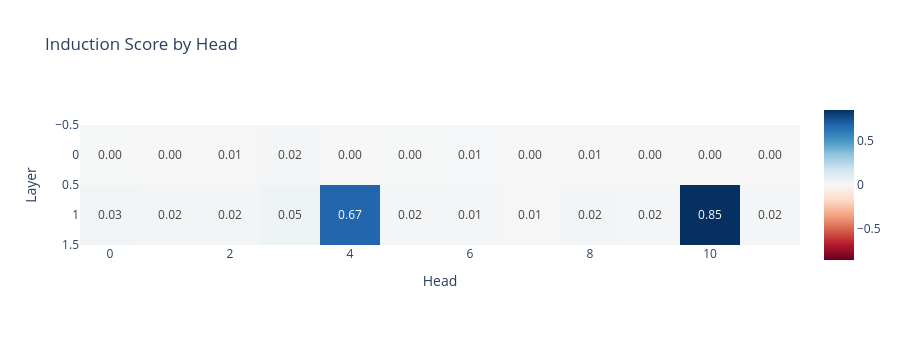

The code cell stored with this chart in its notebook:
### Markdown cell above
### Exercise - calculate induction scores with hooks

> ```yaml
> Difficulty: 🔴🔴🔴⚪⚪
> Importance: 🔵🔵🔵🔵⚪
> 
> You shouldn't spend more than 15-20 minutes on this exercise.
> This is our first exercise with hooks, which are an absolutely vital TransformerLens tool. Use the hints if you're stuck.
> ```

To start with, we'll look at how hooks can be used to get the same results as from the previous section (where we ran our induction head detector functions on the values in the cache).

Most of the code has already been provided for you below; the only thing you need to do is **implement the `induction_score_hook` function**. As mentioned, this function takes two arguments: the activation value (which in this case will be our attention pattern) and the hook object (which gives us some useful methods and attributes that we can access in the function, e.g. `hook.layer()` to return the layer, or `hook.name` to return the name, which is the same as the name in the cache).

Your function should do the following:

* Calculate the induction score for the attention pattern `pattern`, using the same methodology as you used in the previous section when you wrote your induction head detectors.
    * Note that this time, the batch dimension is greater than 1, so you should compute the average attention score over the batch dimension.
    * Also note that you are computing the induction score for all heads at once, rather than one at a time. You might find the arguments `dim1` and `dim2` of the `torch.diagonal` function useful.
* Write this score to the tensor `induction_score_store`, which is a global variable that we've provided for you. The `[i, j]`th element of this tensor should be the induction score for the `j`th head in the `i`th layer.

### Code cell
seq_len = 50
batch_size = 10
rep_tokens_10 = generate_repeated_tokens(model, seq_len, batch_size)

# We make a tensor to store the induction score for each head.
# We put it on the model's device to avoid needing to move things between the GPU and CPU,
# which can be slow.
induction_score_store = t.zeros((model.cfg.n_layers, model.cfg.n_heads), device=model.cfg.device)


def induction_score_hook(pattern: Float[Tensor, "batch head_index dest_pos source_pos"], hook: HookPoint):
    """
    Calculates the induction score, and stores it in the [layer, head] position of the
    `induction_score_store` tensor.
    """
    diag = pattern.diagonal(offset=-(seq_len-1), dim1=-2, dim2=-1)
    score = einops.reduce(diag, "batch n_heads position -> n_heads", "mean")
    induction_score_store[hook.layer(), :] = score


# We make a boolean filter on activation names, that's true only on attention pattern names
pattern_hook_names_filter = lambda name: name.endswith("pattern")

# Run with hooks (this is where we write to the `induction_score_store` tensor`)
model.run_with_hooks(
    rep_tokens_10,
    return_type=None,  # For efficiency, we don't need to calculate the logits
    fwd_hooks=[(pattern_hook_names_filter, induction_score_hook)],
)

# Plot the induction scores for each head in each layer
imshow(
    induction_score_store,
    labels={"x": "Head", "y": "Layer"},
    title="Induction Score by Head",
    text_auto=".2f",
    width=900,
    height=350,
)

### Figure 1 — Plotly figure (JSON) as saved in the notebook; plotly's stock layout.template omitted (floating-point values rounded to 4 significant figures)
{"data": [{"coloraxis": "coloraxis", "hovertemplate": "Head: %{x}<br>Layer: %{y}<br>color: %{z}<extra></extra>", "name": "0", "texttemplate": "%{z:.2f}", "type": "heatmap", "xaxis": "x", "yaxis": "y", "z": [[0.002646, 0.0006964, 0.005492, 0.01688, 0.0005503, 0.004066, 0.01203, 3.067e-09, 0.005103, 0.0001918, 0.0005646, 0.0003934], [0.0285, 0.02073, 0.02054, 0.04525, 0.6743, 0.01774, 0.01457, 0.006013, 0.02271, 0.01825, 0.8494, 0.0151]]}], "layout": {"coloraxis": {"autocolorscale": false, "cmid": 0, "colorscale": [[0, "rgb(103,0,31)"], [0.1, "rgb(178,24,43)"], [0.2, "rgb(214,96,77)"], [0.3, "rgb(244,165,130)"], [0.4, "rgb(253,219,199)"], [0.5, "rgb(247,247,247)"], [0.6, "rgb(209,229,240)"], [0.7, "rgb(146,197,222)"], [0.8, "rgb(67,147,195)"], [0.9, "rgb(33,102,172)"], [1, "rgb(5,48,97)"]]}, "height": 350, "title": {"text": "Induction Score by Head"}, "width": 900, "xaxis": {"anchor": "y", "constrain": "domain", "domain": [0, 1], "scaleanchor": "y", "title": {"text": "Head"}}, "yaxis": {"anchor": "x", "autorange": "reversed", "constrain": "domain", "domain": [0, 1], "title": {"text": "Layer"}}}}
